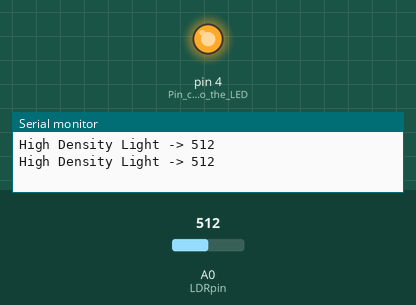
Recording of a sketch running on a simulated Arduino Uno, built with avr-gcc and run on an emulated ATmega328P. Parts: output pins drawn as LEDs (lit = HIGH), the last lines printed to the serial monitor. Inputs (shaded band) come from the test bench; at power-on: A0 (LDRpin) = 512.

Above: at 1.8 s.
1.9 s: A0 (LDRpin) set to 76
4.5 s: A0 (LDRpin) set to 63
At 6.2 s:
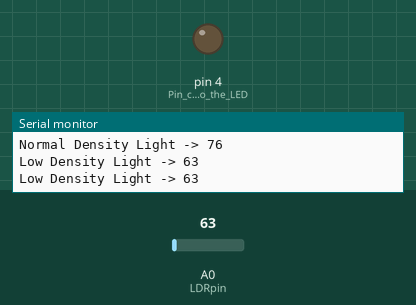
6.5 s: A0 (LDRpin) set to 80
At 8.0 s:
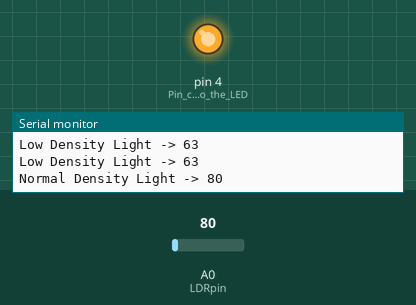
8.5 s: A0 (LDRpin) set to 60
At 9.6 s:
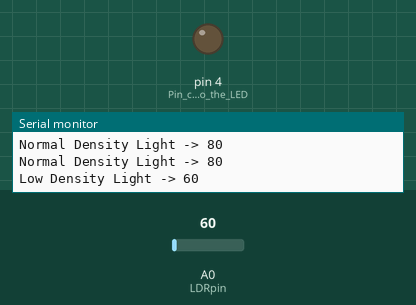
Timing chart, 0 to 11.5 s (numbered marks = the images above; inputs shaded):
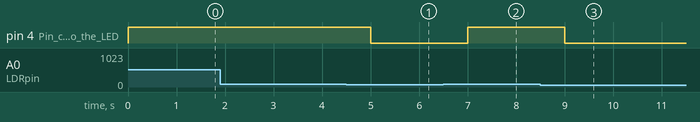

The sketch:

LDR_Connection_V_2.ino
```cpp
#define LDRpin A0             // pin where we connected the LDR and the resistor
int LDRValue = 0;             // result of reading the analog pin

void setup() {
pinMode (4, OUTPUT);          //Pin connected to the LED
Serial.begin(9600);           // sets serial port for communication

}

void loop() {
LDRValue = analogRead(LDRpin); // read the value from the LDR

if(LDRValue >= 200){
  digitalWrite (4, HIGH);     // Turn OFF LED
  Serial.print ("High Density Light -> ");
}
else if (LDRValue >= 70) {
  digitalWrite (4, HIGH);     // Turn OFF LED
  Serial.print ("Normal Density Light -> ");
}
else if ( LDRValue < 70){
  digitalWrite (4, LOW);     // Turn ON LED
  Serial.print ("Low Density Light -> ");
}

Serial.println(LDRValue);      // print the value to the serial port
delay(1000);                   // wait a little
}
```

Measured:
- the behaviour switches between 70 and 69 on A0 (LDRpin) (found by bisection; images 0 and 1)
- after the input at 4.5 s, pin 4 (Pin_connected_to_the_LED): HIGH → LOW after 0.50 s
- after the input at 6.5 s, pin 4 (Pin_connected_to_the_LED): LOW → HIGH after 0.50 s
- after the input at 8.5 s, pin 4 (Pin_connected_to_the_LED): HIGH → LOW after 0.50 s
